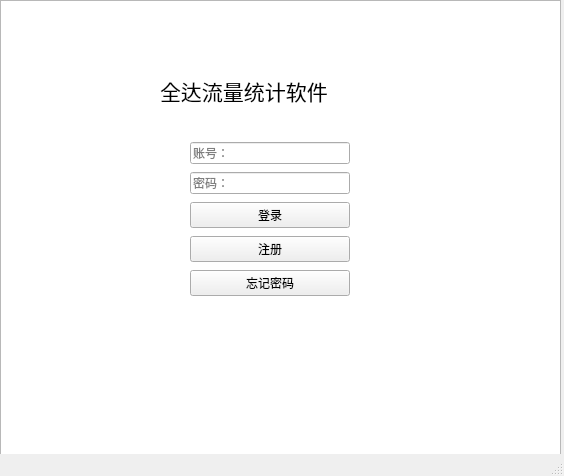
<?xml version="1.0" encoding="UTF-8"?>
<ui version="4.0">
 <class>MainWindow</class>
 <widget class="QMainWindow" name="MainWindow">
  <property name="geometry">
   <rect>
    <x>0</x>
    <y>0</y>
    <width>564</width>
    <height>476</height>
   </rect>
  </property>
  <property name="windowTitle">
   <string>MainWindow</string>
  </property>
  <widget class="QWidget" name="centralwidget">
   <widget class="QWidget" name="verticalLayoutWidget">
    <property name="geometry">
     <rect>
      <x>190</x>
      <y>140</y>
      <width>160</width>
      <height>162</height>
     </rect>
    </property>
    <layout class="QVBoxLayout" name="verticalLayout_4">
     <item>
      <widget class="QLineEdit" name="username">
       <property name="placeholderText">
        <string>账号：</string>
       </property>
      </widget>
     </item>
     <item>
      <widget class="QLineEdit" name="password">
       <property name="text">
        <string/>
       </property>
       <property name="placeholderText">
        <string>密码：</string>
       </property>
      </widget>
     </item>
     <item>
      <widget class="QPushButton" name="pushButton">
       <property name="text">
        <string>登录</string>
       </property>
      </widget>
     </item>
     <item>
      <widget class="QPushButton" name="pushButton_2">
       <property name="text">
        <string>注册</string>
       </property>
      </widget>
     </item>
     <item>
      <widget class="QPushButton" name="pushButton_3">
       <property name="text">
        <string>忘记密码</string>
       </property>
      </widget>
     </item>
    </layout>
   </widget>
   <widget class="QLabel" name="label">
    <property name="geometry">
     <rect>
      <x>160</x>
      <y>70</y>
      <width>231</width>
      <height>41</height>
     </rect>
    </property>
    <property name="font">
     <font>
      <family>楷体</family>
      <pointsize>16</pointsize>
     </font>
    </property>
    <property name="styleSheet">
     <string notr="true">background-color: rgb(255, 255, 255);</string>
    </property>
    <property name="text">
     <string>全达流量统计软件</string>
    </property>
   </widget>
   <widget class="QListView" name="listView">
    <property name="geometry">
     <rect>
      <x>0</x>
      <y>0</y>
      <width>561</width>
      <height>471</height>
     </rect>
    </property>
    <property name="styleSheet">
     <string notr="true">border-image: url(:/img/background.png)</string>
    </property>
   </widget>
   <zorder>listView</zorder>
   <zorder>verticalLayoutWidget</zorder>
   <zorder>label</zorder>
  </widget>
  <widget class="QStatusBar" name="statusbar"/>
 </widget>
 <resources>
  <include location="back.qrc"/>
 </resources>
 <connections>
  <connection>
   <sender>pushButton_2</sender>
   <signal>clicked()</signal>
   <receiver>MainWindow</receiver>
   <slot>register()</slot>
   <hints>
    <hint type="sourcelabel">
     <x>308</x>
     <y>250</y>
    </hint>
    <hint type="destinationlabel">
     <x>460</x>
     <y>206</y>
    </hint>
   </hints>
  </connection>
  <connection>
   <sender>pushButton</sender>
   <signal>clicked()</signal>
   <receiver>MainWindow</receiver>
   <slot>login()</slot>
   <hints>
    <hint type="sourcelabel">
     <x>254</x>
     <y>219</y>
    </hint>
    <hint type="destinationlabel">
     <x>115</x>
     <y>216</y>
    </hint>
   </hints>
  </connection>
 </connections>
 <slots>
  <slot>register()</slot>
  <slot>login()</slot>
 </slots>
</ui>
